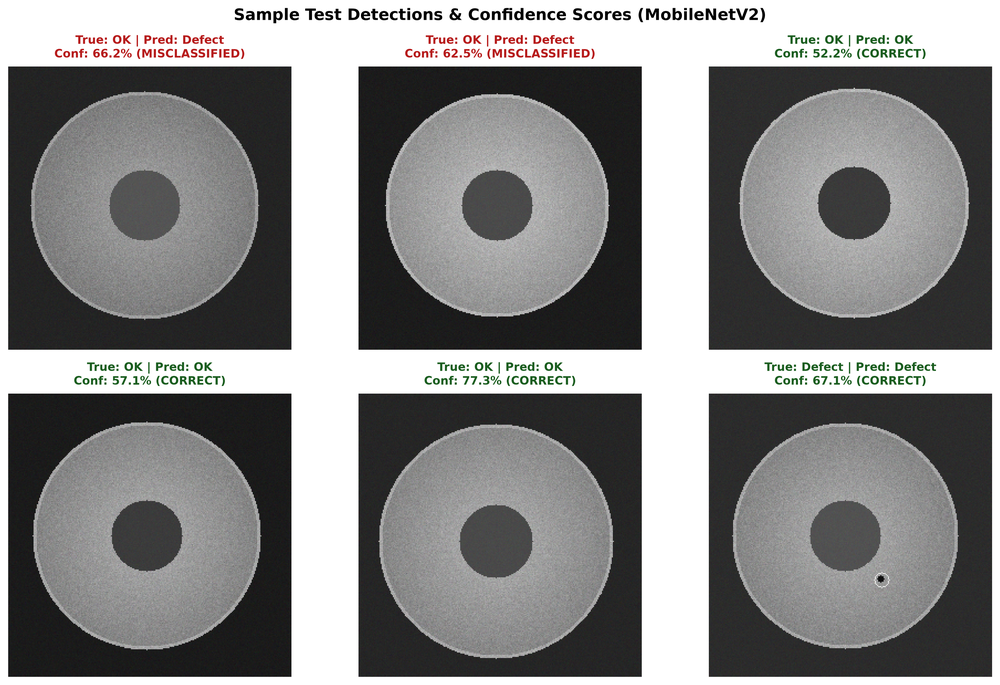
#> input picture ASSESSMENT Tools/Innovative Assessment/sample_detections.png, 1000 x 685 px, shrunk from 3668 x 2513 before the run
$ python -i traditional_cv.py   (imports and definitions only)   (older library calls are emulated)
#> lines starting #> are read from the running program, lines starting #| are printed output that depends on the picture; after the words box and inside, x2 and y2 are one past the last pixel; in counts of white or black regions, pixels touching at a corner belong together
"""
traditional_cv.py
=================
Part A — Traditional Computer Vision Pipeline (OpenCV + scikit-image + scikit-learn).

Pipeline Workflow:
1. Color Space Conversion: RGB/BGR -> Grayscale.
2. Gaussian Denoising: Low-pass filter to attenuate high-frequency sensor noise.
3. Contrast-Limited Adaptive Histogram Equalization (CLAHE): Normalizes non-uniform illumination.
4. Segmentation: Otsu thresholding with morphological cleanup to isolate anomalies/workpiece.
5. Shape Feature Extraction: Area, Perimeter, Circularity, Aspect Ratio, Solidity, Extent, and 7 Log Hu Moments.
6. Texture Feature Extraction:
   - Gray-Level Co-occurrence Matrix (GLCM): Contrast, Dissimilarity, Homogeneity, Energy, Correlation, ASM.
   - Local Binary Patterns (LBP): Uniform rotation-invariant micro-texture histogram.
   - First-order Intensity Statistics: Mean, Variance, Skewness, Kurtosis, Entropy.
7. Classification: Standardized Support Vector Machine (RBF kernel).
"""

import time
import numpy as np
import cv2
from scipy.stats import skew, kurtosis
from skimage.feature import graycomatrix, graycoprops, local_binary_pattern
from sklearn.pipeline import Pipeline
from sklearn.preprocessing import StandardScaler
from sklearn.svm import SVC
from sklearn.metrics import accuracy_score, precision_score, recall_score, f1_score


def preprocess_image(image_bgr):
    """
    Applies sequential classical CV preprocessing steps:
    1. Grayscale conversion: Reduces 3-channel color to luminance plane.
    2. Gaussian Blur (5x5 kernel): Denoises high-frequency sensor artifacts while preserving edges.
    3. CLAHE: Enhances local contrast and mitigates uneven lighting across the workpiece.
    """
    # Step 1: Grayscale conversion
    if len(image_bgr.shape) == 3:
        gray = cv2.cvtColor(image_bgr, cv2.COLOR_BGR2GRAY)
    else:
        gray = image_bgr.copy()

    # Step 2: Gaussian Denoising (kernel size 5x5, sigma=1.0)
    # Mitigates high-frequency camera shot noise before gradient/edge computations
    denoised = cv2.GaussianBlur(gray, (5, 5), sigmaX=1.0)

    # Step 3: Illumination correction with CLAHE (clipLimit=2.5, 8x8 grid tiles)
    # Adaptive histogram equalization prevents over-amplification of noise in homogenous regions
    clahe = cv2.createCLAHE(clipLimit=2.5, tileGridSize=(8, 8))
    enhanced = clahe.apply(denoised)

    return gray, denoised, enhanced


def segment_anomalies(enhanced_img):
    """
    Segments candidate defect regions and workpiece boundaries using Otsu automatic thresholding
    and morphological opening/closing operations.
    """
    # Step 4: Otsu's Thresholding (bimodal automatic threshold selection)
    # Calculates optimum threshold separating foreground/defect structures from background
    _, otsu_thresh = cv2.threshold(enhanced_img, 0, 255, cv2.THRESH_BINARY_INV + cv2.THRESH_OTSU)

    # Morphological cleaning: Closing to bridge broken defect contours, Opening to eliminate isolated single-pixel noise
    kernel_3x3 = cv2.getStructuringElement(cv2.MORPH_RECT, (3, 3))
    cleaned_mask = cv2.morphologyEx(otsu_thresh, cv2.MORPH_OPEN, kernel_3x3, iterations=1)
    cleaned_mask = cv2.morphologyEx(cleaned_mask, cv2.MORPH_CLOSE, kernel_3x3, iterations=1)

    return cleaned_mask


def extract_shape_features(mask):
    """
    Extracts geometric and invariant shape descriptors from segmented contours:
    - Contour Area, Perimeter, Circularity (Compactness)
    - Bounding Box Aspect Ratio, Extent, Convex Hull Solidity
    - 7 Invariant Hu Moments (Log-transformed)
    """
    contours, _ = cv2.findContours(mask, cv2.RETR_EXTERNAL, cv2.CHAIN_APPROX_SIMPLE)

    if not contours:
        # Default zeroed feature vector if no contour is detected (14 shape features)
        return np.zeros(14, dtype=np.float32)

    # Select largest defect / structural contour
    largest_contour = max(contours, key=cv2.contourArea)
    area = float(cv2.contourArea(largest_contour))
    perimeter = float(cv2.arcLength(largest_contour, True))

    # Circularity: 4 * pi * Area / (Perimeter^2) -> 1.0 for perfect circle
    circularity = (4.0 * np.pi * area / (perimeter ** 2)) if perimeter > 0 else 0.0

    # Bounding rectangle features
    x, y, w, h = cv2.boundingRect(largest_contour)
    aspect_ratio = float(w) / (h + 1e-6)
    rect_area = float(w * h)
    extent = area / (rect_area + 1e-6)

    # Convex hull & Solidity
    hull = cv2.convexHull(largest_contour)
    hull_area = float(cv2.contourArea(hull))
    solidity = area / (hull_area + 1e-6)

    # Invariant Hu Moments (7 rotation, scale, and translation invariant moments)
    moments = cv2.moments(largest_contour)
    hu_moments = cv2.HuMoments(moments).flatten()

    # Log transformation for Hu Moments to prevent dynamic range skew: -1 * sign(h) * log10(|h|)
    log_hu = []
    for h_val in hu_moments:
        if abs(h_val) > 1e-12:
            log_hu.append(-1.0 * np.sign(h_val) * np.log10(abs(h_val)))
        else:
            log_hu.append(0.0)

    shape_vec = [area, perimeter, circularity, aspect_ratio, extent, solidity] + log_hu
    return np.array(shape_vec, dtype=np.float32)


def extract_texture_features(enhanced_img):
    """
    Computes statistical and spatial texture representations:
    1. Gray-Level Co-occurrence Matrix (GLCM): Contrast, Dissimilarity, Homogeneity, Energy, Correlation, ASM.
    2. Local Binary Patterns (LBP): Uniform rotation-invariant texture histogram (P=16, R=2).
    3. First-order intensity statistics: Mean, Standard Deviation, Skewness, Kurtosis, Entropy.
    """
    # 1. GLCM computation (distances 1 & 3 pixels, angles 0, 45, 90, 135 deg)
    distances = [1, 3]
    angles = [0, np.pi/4, np.pi/2, 3*np.pi/4]
    # Quantize to 32 gray levels for compact GLCM representation
    quantized_img = (enhanced_img // 8).astype(np.uint8)
    glcm = graycomatrix(quantized_img, distances=distances, angles=angles, levels=32, symmetric=True, normed=True)

    glcm_contrast = float(np.mean(graycoprops(glcm, 'contrast')))
    glcm_dissimilarity = float(np.mean(graycoprops(glcm, 'dissimilarity')))
    glcm_homogeneity = float(np.mean(graycoprops(glcm, 'homogeneity')))
    glcm_energy = float(np.mean(graycoprops(glcm, 'energy')))
    glcm_correlation = float(np.mean(graycoprops(glcm, 'correlation')))
    glcm_asm = float(np.mean(graycoprops(glcm, 'ASM')))

    glcm_features = [glcm_contrast, glcm_dissimilarity, glcm_homogeneity, glcm_energy, glcm_correlation, glcm_asm]

    # 2. Local Binary Patterns (LBP) with uniform patterns (P=16 points, R=2 radius)
    lbp = local_binary_pattern(enhanced_img, P=16, R=2, method='uniform')
    n_bins = 16 + 2  # uniform LBP yields P + 2 bins
    lbp_hist, _ = np.histogram(lbp.ravel(), bins=n_bins, range=(0, n_bins), density=True)

    # 3. First-order intensity moments
    flat_pixels = enhanced_img.ravel().astype(np.float64)
    stat_mean = float(np.mean(flat_pixels))
    stat_std = float(np.std(flat_pixels))
    stat_skew = float(skew(flat_pixels))
    stat_kurt = float(kurtosis(flat_pixels))

    # Shannon Entropy
    hist, _ = np.histogram(flat_pixels, bins=256, range=(0, 256), density=True)
    hist = hist[hist > 0]
    stat_entropy = float(-np.sum(hist * np.log2(hist)))

    stat_features = [stat_mean, stat_std, stat_skew, stat_kurt, stat_entropy]

    texture_vec = np.concatenate([glcm_features, lbp_hist, stat_features])
    return texture_vec.astype(np.float32)


def extract_full_features(image_bgr):
    """
    Combines preprocessing, segmentation, shape descriptor extraction,
    and texture analysis into a single composite feature vector.
    """
    _, _, enhanced = preprocess_image(image_bgr)
    mask = segment_anomalies(enhanced)
    shape_feats = extract_shape_features(mask)
    texture_feats = extract_texture_features(enhanced)
    return np.concatenate([shape_feats, texture_feats])


class TraditionalCVPipeline:
    """
    End-to-End Traditional Computer Vision Defect Classifier using
    OpenCV feature extractors + Support Vector Machine (SVM).
    """
    # [84 lines left out: functions __init__, _build_feature_names, extract_dataset_features, fit, predict, evaluate, not called in this run]

>>> import cv2
>>> picture = cv2.imread('sample_detections.png')
#> picture is the input picture: shape (685, 1000, 3); mean B, G, R 135.3, 135.7, 135.8
>>> result = extract_full_features(picture)
#> in preprocess_image, `enhanced = clahe.apply(denoised)`:
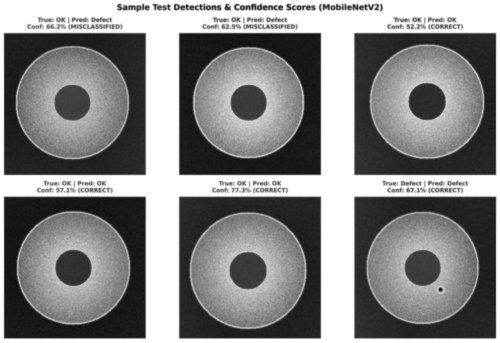
#> enhanced: shape (685, 1000) (shown at 1/2 size); min 11, max 255, mean 133.9
#> in segment_anomalies, `_, otsu_thresh = cv2.threshold(enhanced_img, 0, 255, cv2.THRESH_BINARY..`:
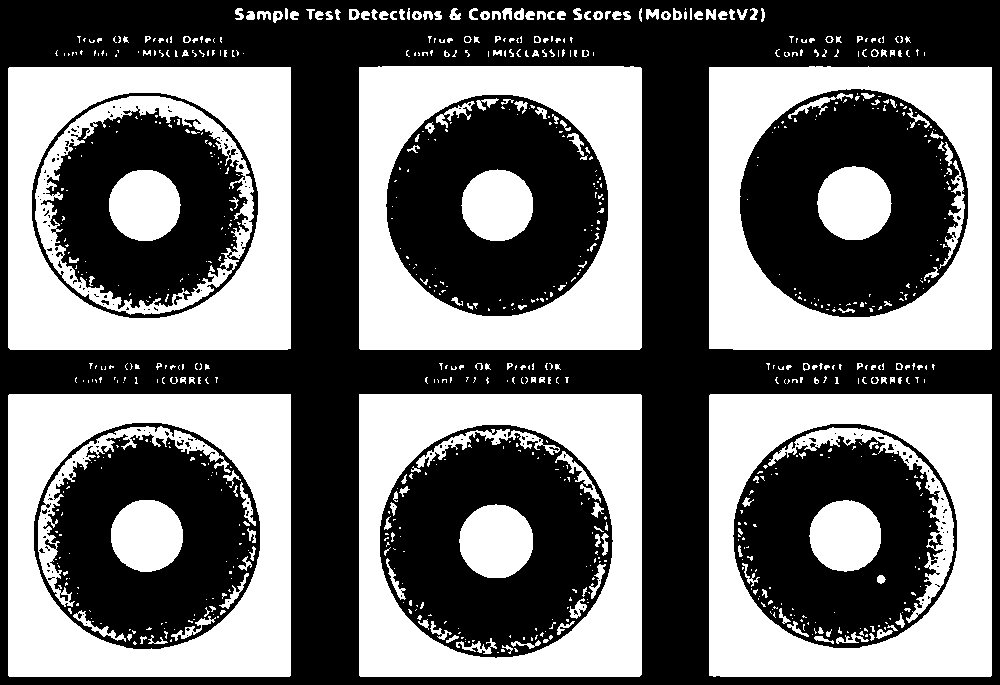
#> otsu_thresh: shape (685, 1000); 43.3% white; 861 white regions (652 under 20 px), largest, box (x1, y1, x2, y2) and area: (359, 66, 642, 350) 41676, (709, 394, 992, 677) 40566, (8, 394, 291, 677) 39855
#> in segment_anomalies, `cleaned_mask = cv2.morphologyEx(otsu_thresh, cv2.MORPH_OPEN, kernel_3x..`:
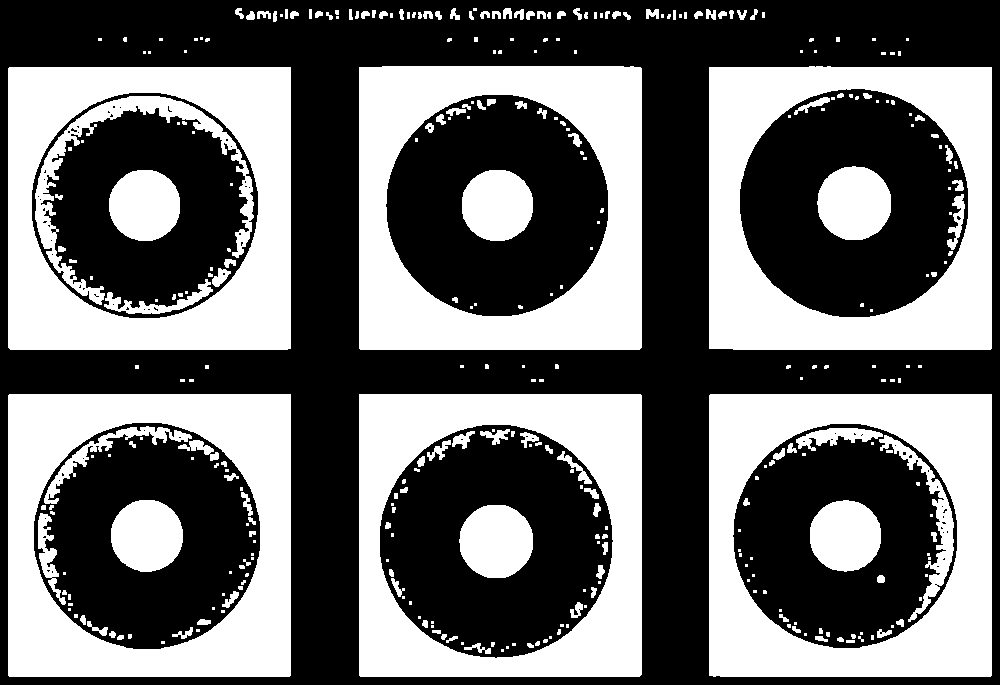
#> cleaned_mask: shape (685, 1000); 41.9% white; 344 white regions (187 under 20 px), largest, box (x1, y1, x2, y2) and area: (359, 66, 642, 350) 41674, (709, 394, 992, 677) 40566, (8, 394, 291, 677) 39854
#> in segment_anomalies, `cleaned_mask = cv2.morphologyEx(cleaned_mask, cv2.MORPH_CLOSE, kernel_..`:
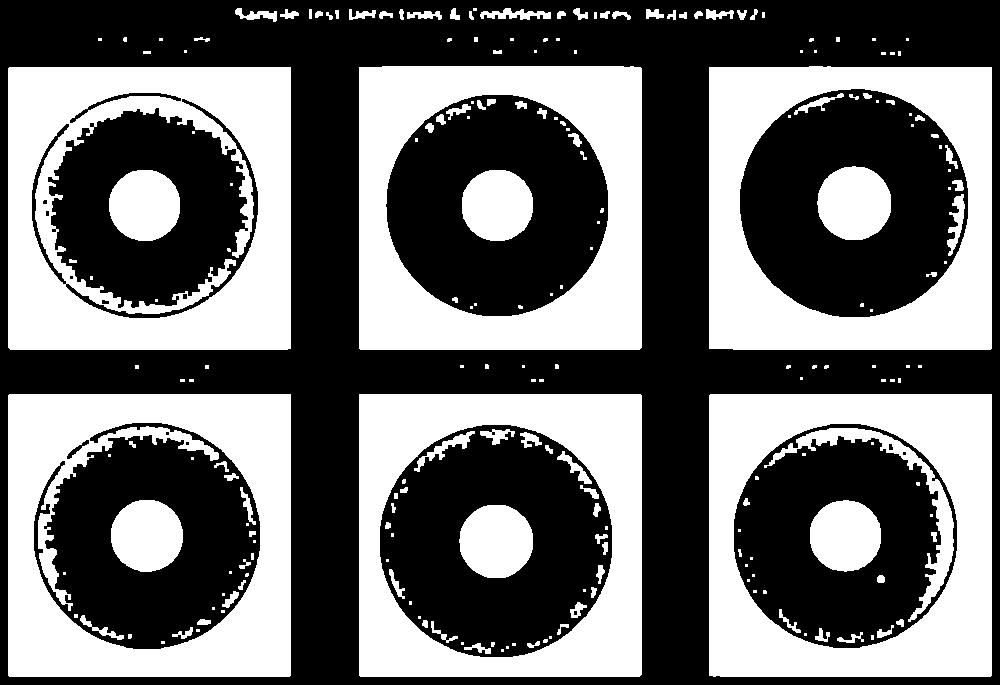
#> cleaned_mask: shape (685, 1000); 42.1% white; 218 white regions (110 under 20 px)
#> in extract_shape_features, `contours, _ = cv2.findContours(mask, cv2.RETR_EXTERNAL, cv2.CHAIN_APPR..`: contours = 76 contours, 47 with area under 20; largest, box (x1, y1, x2, y2) and area: (359, 66, 642, 350) 79767, (8, 394, 291, 677) 79522, (359, 394, 642, 677) 79521, (8, 67, 291, 350) 79519, (709, 66, 992, 350) 79518
#> in extract_shape_features, `largest_contour = max(contours, key=cv2.contourArea)`: largest_contour = contour of 15 points, box (x1, y1, x2, y2) (359, 66, 642, 350), area 79767
#> in extract_shape_features, `area = float(cv2.contourArea(largest_contour))`: area = 79767
#> in extract_shape_features, `perimeter = float(cv2.arcLength(largest_contour, True))`: perimeter = 1127.3
#> in extract_shape_features, `circularity = (4.0 * np.pi * area / (perimeter ** 2)) if perimeter > 0..`: circularity = 0.789
#> in extract_shape_features, `x, y, w, h = cv2.boundingRect(largest_contour)`: x = 359; y = 66; w = 283; h = 284
#> in extract_shape_features, `aspect_ratio = float(w) / (h + 1e-6)`: aspect_ratio = 0.996
#> in extract_shape_features, `rect_area = float(w * h)`: rect_area = 80372
#> in extract_shape_features, `extent = area / (rect_area + 1e-6)`: extent = 0.992
#> in extract_shape_features, `hull = cv2.convexHull(largest_contour)`: hull = contour of 9 points, box (x1, y1, x2, y2) (359, 66, 642, 350), area 79787
#> in extract_shape_features, `hull_area = float(cv2.contourArea(hull))`: hull_area = 79787
#> in extract_shape_features, `solidity = area / (hull_area + 1e-6)`: solidity = 1
#> in extract_shape_features, `moments = cv2.moments(largest_contour)`: moments = moments, m00 79767, centre m10/m00, m01/m00 = (500, 207.6)
#> in extract_shape_features, `hu_moments = cv2.HuMoments(moments).flatten()`: hu_moments = [0.167, 3.34e-07, 7.4e-09, 7.62e-10, -1.42e-18, 4.1e-13, -1.12e-18]
#> the loop in extract_shape_features, `for h_val in hu_moments:` made 7 passes
#> h_val on passes 1 to 7: 0.167, 3.34e-07, 7.4e-09, 7.62e-10, -1.42e-18, 4.1e-13, -1.12e-18
#> after the loop in extract_shape_features, `for h_val in hu_moments:`: log_hu = [0.778, 6.48, 8.13, 9.12, 0, 0, 0]
#> in extract_shape_features, `shape_vec = [area, perimeter, circularity, aspect_ratio, extent, solid..`: shape_vec = [79767, 1127.3, 0.789, 0.996, 0.992, 1, 0.778, 6.48, 8.13, 9.12, 0, 0, 0]
#> in extract_full_features, `shape_feats = extract_shape_features(mask)`: shape_feats has the same summary as shape_vec in extract_shape_features
#> in extract_texture_features, `angles = [0, np.pi/4, np.pi/2, 3*np.pi/4]`: angles = [0, 0.785, 1.57, 2.36]
#> in extract_texture_features, `glcm_contrast = float(np.mean(graycoprops(glcm, 'contrast')))`: glcm_contrast = 8.63
#> in extract_texture_features, `glcm_dissimilarity = float(np.mean(graycoprops(glcm, 'dissimilarity')))`: glcm_dissimilarity = 1.07
#> in extract_texture_features, `glcm_homogeneity = float(np.mean(graycoprops(glcm, 'homogeneity')))`: glcm_homogeneity = 0.761
#> in extract_texture_features, `glcm_energy = float(np.mean(graycoprops(glcm, 'energy')))`: glcm_energy = 0.267
#> in extract_texture_features, `glcm_correlation = float(np.mean(graycoprops(glcm, 'correlation')))`: glcm_correlation = 0.963
#> in extract_texture_features, `glcm_asm = float(np.mean(graycoprops(glcm, 'ASM')))`: glcm_asm = 0.0711
#> in extract_texture_features, `glcm_features = [glcm_contrast, glcm_dissimilarity, glcm_homogeneity, ..`: glcm_features = [8.63, 1.07, 0.761, 0.267, 0.963, 0.0711]
#> in extract_texture_features, `lbp = local_binary_pattern(enhanced_img, P=16, R=2, method='uniform')`:
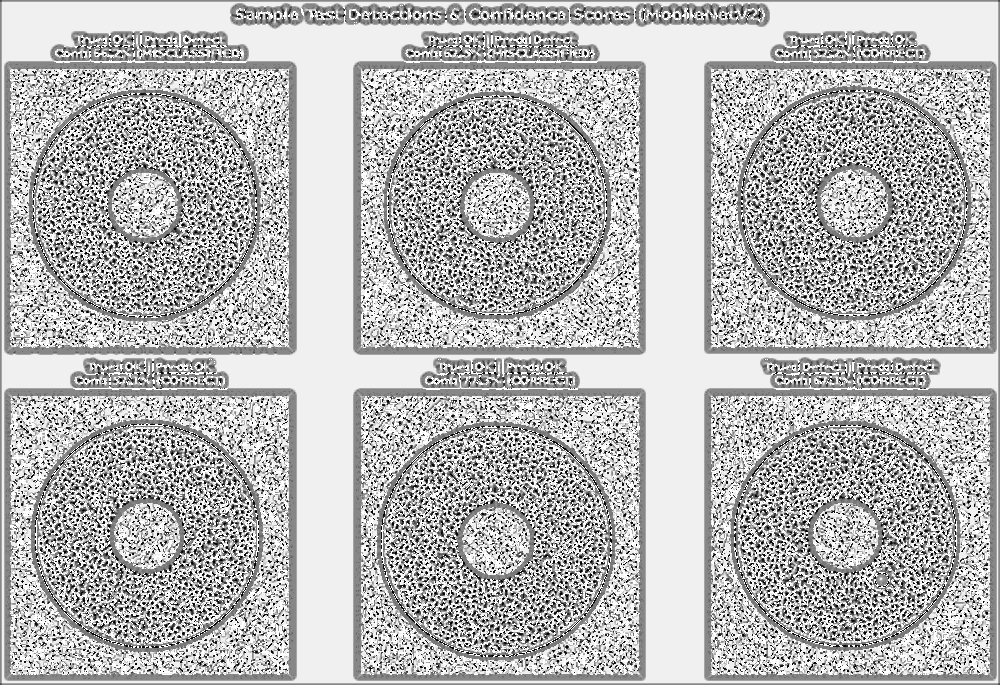
#> lbp: shape (685, 1000) float64; min 0, max 17, mean 12.15; drawn with min black and max white
#> in extract_texture_features, `lbp_hist, _ = np.histogram(lbp.ravel(), bins=n_bins, range=(0, n_bins)..`: lbp_hist = 18 values, max 0.296 at index 16, min 0.0149 at index 4, mean 0.0556
#> in extract_texture_features, `stat_mean = float(np.mean(flat_pixels))`: stat_mean = 133.9
#> in extract_texture_features, `stat_std = float(np.std(flat_pixels))`: stat_std = 87.6
#> in extract_texture_features, `stat_skew = float(skew(flat_pixels))`: stat_skew = 0.129
#> in extract_texture_features, `stat_kurt = float(kurtosis(flat_pixels))`: stat_kurt = -1.45
#> in extract_texture_features, `hist, _ = np.histogram(flat_pixels, bins=256, range=(0, 256), density=..`: hist = 256 values, max 0.222 at index 255, min 0 at index 0, mean 0.00391
#> in extract_texture_features, `hist = hist[hist > 0]`: hist = 244 values, max 0.222 at index 243, min 4.38e-06 at index 2, mean 0.0041
#> in extract_texture_features, `stat_entropy = float(-np.sum(hist * np.log2(hist)))`: stat_entropy = 6.35
#> in extract_texture_features, `stat_features = [stat_mean, stat_std, stat_skew, stat_kurt, stat_entro..`: stat_features = [133.9, 87.6, 0.129, -1.45, 6.35]
#> in extract_texture_features, `texture_vec = np.concatenate([glcm_features, lbp_hist, stat_features])`: texture_vec = 29 values, max 133.9 at index 24, min -1.45 at index 27, mean 8.25
#> in extract_full_features, `texture_feats = extract_texture_features(enhanced)`: texture_feats has the same summary as texture_vec in extract_texture_features
#> result = 42 values, max 79767 at index 0, min -1.45 at index 40, mean 1932.4
